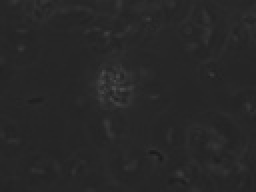
%> input picture testframes/testframe1.jpg, 128 x 96 px, shrunk from 640 x 480 before the run (shown 2 times larger)
$ octave --eval "result = trk_trackbactflt(imread('testframes/testframe1.jpg'));"   (GNU Octave 9; MATLAB toolbox functions it lacks are replaced by stand-ins)
%> lines starting %> are read from the running program, lines starting %| are printed output that depends on the picture; in (x1, y1, x2, y2) boxes, pixels count from 0 and x2, y2 are one past the last pixel; in counts of white or black regions, pixels touching at a corner belong together; the program's own positions count from 1
### trk_im2fltrd.m
function [imgbw, imgfltrd, imgsgn] = trk_im2fltrd(img, varargin)
[areamin, areamax, threshold, radsmooth, radflt] = init(varargin{:});
imgsz=size(img);

imgt=adapthisteq(mat2gray(img));

if radsmooth>0
imgbkgrnd=im2blur(imgt,radsmooth);
imgt=double(imgt)-imgbkgrnd;
imgsgn=sign(imgt);
imgt=abs(imgt);
else

end

if radflt<0
    imgt(imgsgn>0)=0;
    radflt=-radflt;
end
if radflt>0
imgblr= im2blur(imgt,  radflt);
imgblr=imgblr(1:imgsz(1), 1:imgsz(2), :);
else
imgblr=imgt;
end


imgbw=im2bw(imgblr/max(imgblr(:)), threshold+(1-threshold)*mean(imgblr(:))/max(imgblr(:)));


%figure, imagesc(imgbw);


imgfltrd=imgt;
end

function [areamin, areamax, threshold, radsmooth, radflt] = init(varargin)
for i=2:2:nargin
switch varargin{i-1}
case 'AreaMax'
areamax=varargin{i};
case 'AreaMin'
areamin=varargin{i};
case 'Threshold'
threshold=varargin{i};
case 'Smooth'
radsmooth=varargin{i};
case 'RadiusFilter'
radflt=varargin{i};
end
end

if ~exist('areamax', 'var'), areamax=1000; end;
if ~exist('areamin', 'var'), areamin=5; end;
if ~exist('threshold', 'var'), threshold =0.5; end;
if ~exist('radsmooth', 'var'), radsmooth=100; end;
if ~exist('radflt', 'var'), radflt=20; end;
end

### im2blur.m
function [imgbl] = im2blur (img0, gsrad)
fltrad=5*gsrad;
imgsz=size(img0);
PSF=fspecial('gaussian', fltrad, gsrad);
img1=[flipud(img0); img0; flipud(img0)];
img1=[fliplr(img1), img1, fliplr(img1)];
imgbl=imfilter(img1, PSF);
imgbl=imgbl(imgsz(1)+1:2*imgsz(1), imgsz(2)+1:2*imgsz(2));
end

### trk_trackbactflt.m
function [vcord, imgtracked, vdark, varargout]=trk_trackbactflt(img, varargin)
[guesscentroid, threshold, areamin, areamax, boolshow, boolshape, stppix, winsz0, radsmooth, radflt, bbrght, fsgn, vpos, bnout, cmask]=init(varargin{:});
varargout{1}=[];
gusscord=guesscentroid;
winsz=winsz0;

szimg=size(img);
if isempty(winsz)
winsz=szimg([2,1]);
end
if winsz(1)==0
    vcord=[0, 0];
    vdark=0;
    imgtracked=img;
    return;
end
if isempty(gusscord)
gusscord=szimg([2,1])*.5;
end
if ~isempty(vpos)
gusscord=vpos(i, :);
end
roirect=floor([max([ones(1,2); gusscord-.5*winsz+.5]), min([winsz(:)'; fliplr(size(img))-(gusscord-.5*winsz)+.5])]);
imgcrp=imcrop(img, roirect);
imgmask=zeros(size(img));
for k=1:length(cmask)
maskk=poly2mask(cmask{k}(:,1), cmask{k}(:,2), size(img, 1), size(img, 2));
imgmask=imgmask|maskk;
end
imgmaskcrp=imcrop(imgmask, roirect);
try
    imgcrp=regionfill(imgcrp, imgmaskcrp);
catch rferr
    imgcrp(imgmaskcrp>0)=mean(imgcrp(:));
end

[imgbw, imgfltrd, imgsgn]=trk_im2fltrd(imgcrp, 'Smooth', radsmooth, 'RadiusFilter', radflt, 'Threshold', threshold(1), 'Signed', fsgn);
imgbw(imgsgn==bbrght)=0;
%figure, imagesc(imgcrp);
[rectcntr, crdtrc]=TrackCenter(imgbw&(1-imgmaskcrp), areamin, areamax);
imgfcrp=imcrop(imgfltrd, rectcntr);
img1crp=imcrop(double(imgcrp), rectcntr);
imgscrp=imcrop(imgsgn, rectcntr);
[darkrel, imgt]=TargetDarkness(imgfcrp, img1crp, imgscrp, 'Threshold', threshold(2));
vdark=darkrel;
imgtracked=zeros(size(img,1), size(img,2));

imgtracked(rectcntr(2)+roirect(2):rectcntr(2)+roirect(2)-1+size(imgt,1), rectcntr(1)+roirect(1):rectcntr(1)+roirect(1)-1+size(imgt,2))=imgt;
[xg, yg]=meshgrid(1:size(imgtracked, 2), 1:size(imgtracked, 1));

indtr=find(imgtracked>0);
vcord=[mean(xg(indtr)), mean(yg(indtr))];

centroid=vcord;
if boolshape
%    imagesc(imgbw); return;
[ CordArr, MajorAxe, MajorDir] = BodyCtrLineArea(imgtracked, stppix);
varargout{1}=struct('CordArr', CordArr, 'MajorAxe', MajorAxe, 'MajorDir', MajorDir, 'centroid', centroid);
end


end

function [guesscentroid, threshold, areamin, areamax, boolshow, boolshape, stppix, winsz, radsmooth, radflt, bbrght, fsgn, vpos, bnout, cmask] = init(varargin)
% Brightness is [10,22]
% Areamin is 64
% Threshold is .5
% Guess centroid is the middel of imgraw by default
% Step of pixel is 2

for i=2:2:nargin
switch varargin{i-1}
case 'Threshold'
threshold=varargin{i};
case 'Areamin'
areamin=varargin{i};
case 'Areamax'
areamax=varargin{i};
case 'GuessCentroid'
guesscentroid=varargin{i};
case 'ShowImage'
boolshow=varargin{i};
case 'StepPixel'
stppix=varargin{i};
case 'WindowSize'
winsz=varargin{i};
case 'CellShape'
boolshape=varargin{i};
case 'Smooth'
radsmooth=varargin{i};
case 'RadiusFilter'
radflt=varargin{i};
case 'Position'
vpos=varargin{i};
case 'BrightOnly'
bbrght=varargin{i};
    case 'Signed'
        fsgn=varargin{i};
    case 'NoOut'
        bnout=varargin{i};
case 'Mask'
	cmask=varargin{i};
end
end

if ~exist('threshold', 'var'), threshold=.5; end;
if ~exist('areamin', 'var'), areamin=48; end;
if ~exist('guesscentroid', 'var'), guesscentroid=[]; end;
if ~exist('boolshow', 'var'), boolshow=0; end;
if ~exist('stppix', 'var'), stppix=2; end;
if ~exist('winsz', 'var'), winsz=[]; end;
if ~exist('boolshape', 'var'), boolshape=0; end;
if ~exist('radsmooth', 'var'), radsmooth=100; end;
if ~exist('radflt', 'var'), radflt=20; end;
if ~exist('bbrght', 'var'), bbrght=0 ;end;
if ~exist('fsgn', 'var'), fsgn=0; end;
if ~exist('areamax', 'var'), areamax=10000; end;
if ~exist('vpos', 'var'), vpos=[]; end;
if ~exist('bnout', 'var'), bnout=0; end;
	    if ~exist('cmask', 'var'), cmask={}; end;
if numel(threshold)<2
    threshold=cat(1, threshold, threshold);
end;
end

function [rectcntr, crdtrc, imgcntr]=TrackCenter(imgbw, areamin, areamax)
[labeled, n] = bwlabel(imgbw, 4);
graindata=regionprops(labeled);
szimg=size(imgbw);
crdcntr=.5*szimg([2,1]);
dmin=2;
rectcntr=[];
crdtrc=[];
imin=0;
for i=1:n

if graindata(i).Area>areamin && graindata(i).Area<areamax
d=norm((graindata(i).Centroid-crdcntr)./crdcntr);
if d<dmin
rectcntr=floor(graindata(i).BoundingBox);
crdtrc=graindata(i).Centroid;
imin=i;
dmin=d;
end
end
end

imgcntr=zeros(size(labeled));
if imin>0
imgcntr(find(labeled==imin))=1;
end

end

function [darkrel, imgt]=TargetDarkness(imgfltrd, imgraw, imgsgn, varargin)
[threshold] = initt(varargin{:});
szimg=size(imgfltrd);
roiimg=floor([.25*szimg([2,1]), .5*szimg([2,1])]);
imgblr=imfilter(imgfltrd, fspecial('gaussian',  5, 3));
imgblr=(imgblr-min(imgblr(:)))/(max(imgblr(:))-min(imgblr(:)));
imgbw=im2bw(imgblr, mean(imgblr(:))+threshold*max((imgblr(:))-mean(imgblr(:))));
imgtmpl=zeros(size(imgbw));
imgbwcrp=imcrop(imgbw, roiimg);
imgtmpl(roiimg(2):roiimg(2)+size(imgbwcrp,1)-1, roiimg(1):roiimg(1)+size(imgbwcrp,2)-1)=imgbwcrp;
[rectcntr, crdtrc, imgt]=TrackCenter(imgtmpl, 4, 10000);
imgmid=imgt.*imgraw;
imgsur=(1-imgt).*imgraw;


sgndark=sign(mean(imgmid(find(imgmid>0)))-mean(imgsur(find(imgsur>0))));


imgbw=imgbw.*(imgsgn*sgndark);
imgbw(find(imgbw<0))=0;
[rectcntr, crdtrc, imgt]=TrackCenter(imgbw, 4, 10000);
imgmid=imgbw.*imgraw;
imgsur=(1-imgbw).*imgraw;
cmid=mean(imgmid(find(imgmid>0)));
csur=mean(imgsur(find(imgsur>0)));
darkrel=(cmid-csur)/mean(imgraw(:));

    function [threshold] = initt(varargin)
        for i=2:2:nargin
            switch varargin{i-1}
                case 'Threshold'
                    threshold=varargin{i};
            end
        end
        if ~exist('threshold', 'var'), threshold=.25; end;
    end

end
%> in trk_trackbactflt, `[guesscentroid, threshold, areamin, areamax, boolshow, boolshape, stpp..`: guesscentroid = []; threshold = [0.5; 0.5]; areamin = 48; areamax = 10000; boolshow = 0; stppix = 2; winsz0 = []; radsmooth = 100; radflt = 20; bbrght = 0; vpos = []; bnout = 0; cmask = {}
%> in trk_trackbactflt, `gusscord=guesscentroid;`: gusscord = []
%> in trk_trackbactflt, imgcrp is the input picture: size 96x128 uint8; min 26, max 75, mean 39.1
%> after the loop in trk_trackbactflt, `for k=1:length(cmask)`: imgmask: size 96x128 double; every value is 0
%> the loop in init, `for i=2:2:nargin` made 4 passes
%> radsmooth on pass 1: 100
%> radflt on pass 2: 20
%> in trk_im2fltrd, `[areamin, areamax, threshold, radsmooth, radflt] = init(varargin{:});`: areamin = 5; areamax = 1000; threshold = 0.5; radsmooth = 100; radflt = 20
%> in trk_im2fltrd, `imgt=adapthisteq(mat2gray(img));`:
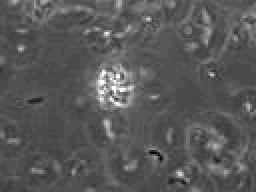
%> imgt: size 96x128 double (shown 2 times larger); min 0, max 1, mean 0.35
%> in im2blur, `fltrad=5*gsrad;`: fltrad = 500
%> in trk_im2fltrd, `imgsgn=sign(imgt);`:
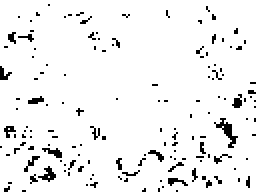
%> imgsgn: size 96x128 double (shown 2 times larger); values -1 (black) and 1 (white), 94.2% white; black in thin lines or dots
%> in trk_im2fltrd, `imgt=abs(imgt);`:
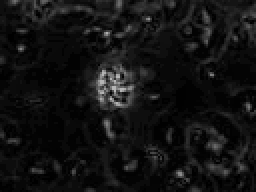
%> imgt: size 96x128 double (shown 2 times larger); min 1.85e-05, max 0.713, mean 0.0741
%> in trk_im2fltrd, `imgbw=im2bw(imgblr/max(imgblr(:)), threshold+(1-threshold)*mean(imgblr..`: imgbw: size 96x128 logical; 18.8% white; 2 white regions
%> in TrackCenter, `[labeled, n] = bwlabel(imgbw, 4);`:
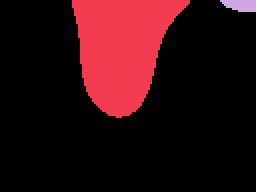
%> labeled: size 96x128 double (shown 2 times larger); 3 distinct labels, from 0 to 2; one colour per label, 0 black
%> in TrackCenter, `[labeled, n] = bwlabel(imgbw, 4);`: n = 2
%> in TrackCenter, `graindata=regionprops(labeled);`: graindata = 2 regions; box (x1, y1, x2, y2), Area and Centroid: (36, 0, 95, 59) 2219 [61.4 24.9], (110, 0, 128, 6) 87 [120.9 3.1]
%> the loop in TrackCenter, `for i=1:n` made 2 passes
%> (d, rectcntr, crdtrc, imin, dmin) on pass 1: (0.484, [36 0 59 59], [61.4 24.87], 1, 0.484)
%> d on pass 2: 1.29
%> in TrackCenter, `imgcntr(find(labeled==imin))=1;`:
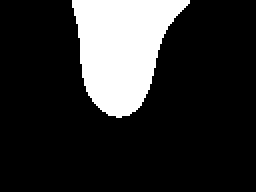
%> imgcntr: size 96x128 double (shown 2 times larger); values 0 (black) and 1 (white), 18.1% white; 1 white region, box (x1, y1, x2, y2) and area: (36, 0, 95, 59) 2219
%> in trk_trackbactflt, `[rectcntr, crdtrc]=TrackCenter(imgbw&(1-imgmaskcrp), areamin, areamax);`: rectcntr = [36 0 59 59]; crdtrc = [61.4 24.87]
%> in trk_trackbactflt, `imgscrp=imcrop(imgsgn, rectcntr);`: imgscrp: size 59x60 double; values -1 (black) and 1 (white), 98.4% white; black in thin lines or dots, all inside (x1, y1, x2, y2) = (0, 5, 50, 58)
%> the loop in initt, `for i=2:2:nargin` made 1 pass
%> threshold on pass 1: 0.5
%> in TargetDarkness, `imgbw=im2bw(imgblr, mean(imgblr(:))+threshold*max((imgblr(:))-mean(img..`: imgbw: size 59x60 logical; 5.8% white; 1 white region, box (x1, y1, x2, y2) and area: (13, 35, 31, 54) 206
%> in TargetDarkness, `imgbwcrp=imcrop(imgbw, roiimg);`: imgbwcrp: size 30x31 logical; 10.3% white; 1 white region, box (x1, y1, x2, y2) and area: (0, 22, 15, 30) 96
%> in TargetDarkness, `imgtmpl(roiimg(2):roiimg(2)+size(imgbwcrp,1)-1, roiimg(1):roiimg(1)+si..`: imgtmpl: size 59x60 double; values 0 (black) and 1 (white), 2.7% white; 1 white region
%> in TrackCenter (call 2), `graindata=regionprops(labeled);`: graindata = 1 region; box (x1, y1, x2, y2), Area and Centroid: (14, 35, 29, 43) 96 [21.1 39.8]
%> the loop in TrackCenter (call 2), `for i=1:n` made 1 pass
%> (d, rectcntr, crdtrc, imin, dmin) on pass 1: (0.46, [14 35 15 8], [21.07 39.83], 1, 0.46)
%> in TargetDarkness, `[rectcntr, crdtrc, imgt]=TrackCenter(imgtmpl, 4, 10000);`: rectcntr = [14 35 15 8]; crdtrc = [21.07 39.83]
%> in TargetDarkness, `sgndark=sign(mean(imgmid(find(imgmid>0)))-mean(imgsur(find(imgsur>0))));`: sgndark = 1
%> in TargetDarkness, `imgbw(find(imgbw<0))=0;`: imgbw: size 59x60 double; values 0 (black) and 1 (white), 5.8% white; 1 white region, box (x1, y1, x2, y2) and area: (13, 35, 31, 54) 205
%> in TrackCenter (call 3), `[labeled, n] = bwlabel(imgbw, 4);`: labeled: size 59x60 double; values 0 (black) and 1 (white), 5.8% white; 1 white region
%> in TrackCenter (call 3), `graindata=regionprops(labeled);`: graindata = 1 region; box (x1, y1, x2, y2), Area and Centroid: (13, 35, 31, 54) 205 [21.1 43.7]
%> in TargetDarkness, `[rectcntr, crdtrc, imgt]=TrackCenter(imgbw, 4, 10000);`: rectcntr = [13 35 18 19]; crdtrc = [21.14 43.72]
%> in TargetDarkness, `imgsur=(1-imgbw).*imgraw;`:
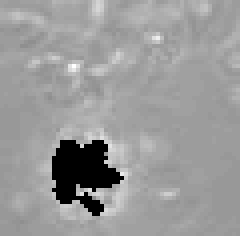
%> imgsur: size 59x60 double (shown 4 times larger); min 0, max 62, mean 37.5; drawn with min black and max white
%> in TargetDarkness, `cmid=mean(imgmid(find(imgmid>0)));`: cmid = 52.39
%> in TargetDarkness, `csur=mean(imgsur(find(imgsur>0)));`: csur = 39.79
%> in TargetDarkness, `darkrel=(cmid-csur)/mean(imgraw(:));`: darkrel = 0.311
%> in trk_trackbactflt, `imgtracked(rectcntr(2)+roirect(2):rectcntr(2)+roirect(2)-1+size(imgt,1..`:
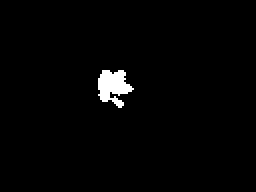
%> imgtracked: size 96x128 double (shown 2 times larger); values 0 (black) and 1 (white), 1.7% white; 1 white region, box (x1, y1, x2, y2) and area: (49, 35, 67, 54) 205
%> in trk_trackbactflt, `indtr=find(imgtracked>0);`: indtr = 205 values from 4744 to 6381
%> in trk_trackbactflt, `vcord=[mean(xg(indtr)), mean(yg(indtr))];`: vcord = [57.14 43.72]
